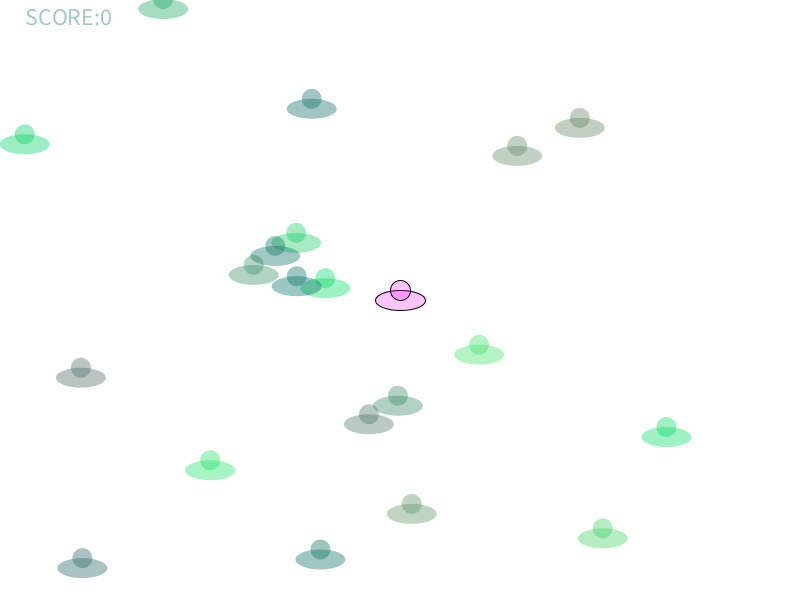
Frame 1 (no input)
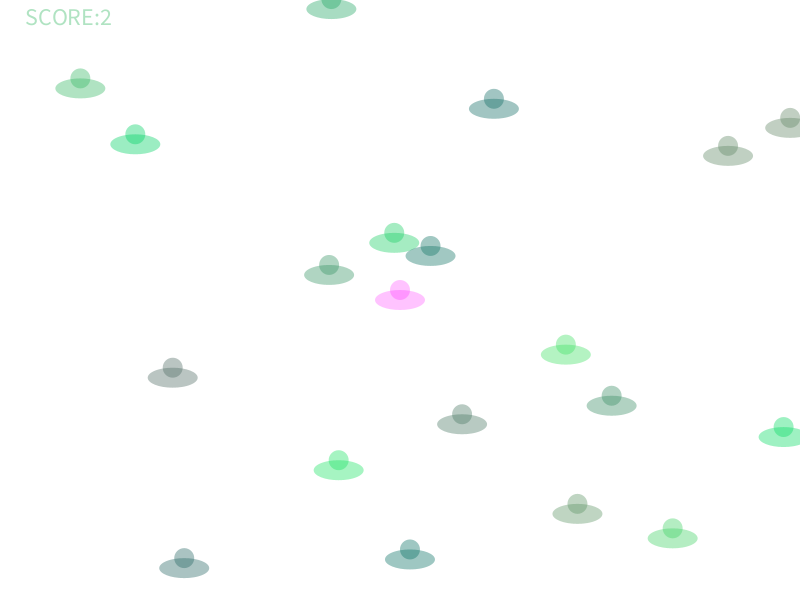
Frame 60 (the mouse pressed at the canvas centre just before this capture)
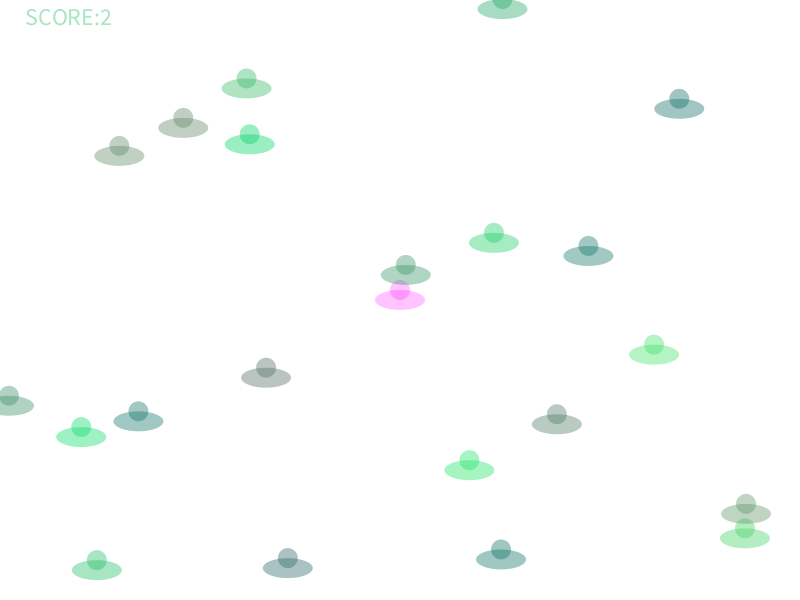
Frame 120 (the mouse held since frame 60 and released just before this capture)

The Processing sketch that drew these frames (run headless with seeded random() and noise(); from frame 60 on, the mouse is pressed at the canvas centre):

// Processing sketch: spaceGame2
// ── spaceGame2.pde

ArrayList<Ship> myShips = new ArrayList<Ship>(); // creating an array list 
//that will store objects that are of the type ship 

Player myPlayer; //naming the instance from our template
int score = 0; 
void setup(){
  size(800, 600); 

  myPlayer = new Player(); 
  
  for(int i =0; i<20; i++){
    myShips.add(new Ship(random(0,width), random(0,height))); //initially position our ships randomly
  }
}

void draw(){
  background(255); 
  
  myPlayer.drawPlayer(); 
  myPlayer.move(); 
  myPlayer.checkBoundaries(); 
  
  for(int i = 0; i<myShips.size(); i++){ //.size accesses the dynamic size of our array
    Ship s = myShips.get(i); //creating temporary placeholders for our ships
    //because the index of an individual ship is constantly changing 
    //.get returns the element's current position in the arrayList
    
    s.drawShip(); 
    s.move(); 
    
    //if our player position is within the radius
    //of our enemy ship position 
    if(dist(myPlayer.xPos, myPlayer.yPos, s.xPos, s.yPos)<25){
      println("collision detected: " + i); 
      myShips.remove(i); //remove the ship that is colliding with our player
      score ++; 
    }
  }
  
  if(frameCount % 30 == 0){
    myShips.add(new Ship(0, random(0,height))); //new ships are only spawned 
    //at 0 and a random height 
  }
  
  textSize(24); 
  text("SCORE:" + score, 25, 25); 
  //println(myShips[0].xPos); 
}
// ── Player.pde
class Player{
  float xPos, yPos; 
  float xSpeed, ySpeed; 
  
  int size; 
  
  Player(){
    xPos = width/2; 
    yPos = height/2; 
    size = 25; 
  }
  
  void move(){
      //user input that controls our ship movement
      //mouse or keyboard input
      xPos += xSpeed; 
      yPos += ySpeed; 
      if(keyPressed){
        if(keyCode == UP){
          ySpeed = -5; 
        }else if(keyCode == DOWN){
          ySpeed = 5; 
        }else if (keyCode == LEFT){
          xSpeed = -5; 
        }else if(keyCode == RIGHT){
          xSpeed = 5; 
        }
      }else{
        xSpeed = 0; 
        ySpeed = 0; 
      }
  }
  
  void checkBoundaries(){
     if(xPos > width){
        xPos = 0; 
      }
     if(xPos < 0){
        xPos = width; 
      }
     if(yPos > height){
       yPos = 0; 
     }
     if(yPos < 0){
       yPos = height; 
     }
     //added conditionals to check our y positions
  }
  
  void drawPlayer(){
      fill(255, 0, 255, 60); 
      ellipse(xPos, yPos, 50, 20); 
      ellipse(xPos, yPos-10, 20, 20); 
  }
  //display -> set fill color 
}
// ── Ships.pde
class Ship{
    //data 
    color c; 
    float xPos, yPos; 
    float xSpeed; 
    
    //constructor
    //instead of generating our ships randomly, we can add parameters to 
    //our constructor to position each of our objects 
    //think back to our parameters and arguments for functions
    Ship(float _xPos, float _yPos){
      c = color(random(0,100), random(100,244), 100); 
      xPos = _xPos; //_ denotes that this is a temporary variable until 
      //we pass data through when creating an instance of our class
      yPos = _yPos; 
      xSpeed = random (1, 4); 
    }
    
    void drawShip(){
      noStroke(); 
      fill(c, 100); 
      ellipse(xPos, yPos, 50, 20); 
      ellipse(xPos, yPos-10, 20, 20);  
    }
    
    void move(){
      xPos = xPos + xSpeed; 
      if(xPos > width){
        xPos = -20; 
      }
    }
}
